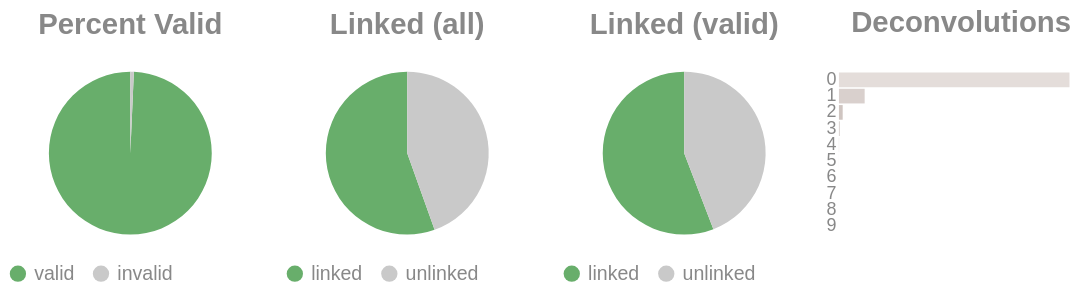

The notebook cell saved with this chart:
### Code cell
if SKIPLR:
    pass
else:
    clash = Counter()
    for i in valids['molecule'].to_list():
        _mol = i.split("-")
        if len(_mol) == 1:
            clash.update('0')
        else:
            clash.update(_mol[-1])

    _d = {"deconvolutions": [], 'count': []}
    for k,v in clash.items():
        _d['deconvolutions'].append(k)
        _d['count'].append(v)

    tot_valid = valids['reads'].sum()
    mask = valids['reads'] >= 2
    n_linked_reads = valids.filter(mask)['reads'].sum()
    if n_linked_reads == 0:
        print_html("No linked molecules (>=2 reads) were detected; skipping linked-only distributions.")
        SKIPLR = True
    else:
        perc_valid = round(tot_valid / n_reads, 4)
        linked_perc_abs = round(n_linked_reads / n_reads, 4)
        linked_perc = round(n_linked_reads / tot_valid, 4)

    _valid = pl.DataFrame({"valids": ['valid', 'invalid'], "count": [tot_valid, n_reads - tot_valid]})
    _linked_abs = pl.DataFrame({"linked (absolute)": ['linked', 'unlinked'], "count": [n_linked_reads, n_reads - n_linked_reads]})
    _linked_rel = pl.DataFrame({"linked (valids)": ['linked', 'unlinked'], "count": [n_linked_reads, tot_valid - n_linked_reads]})

    (
        alt.hconcat(
            piechart(_valid, goodval = 'valid', title = "Percent Valid"),
            piechart(_linked_abs, goodval = "linked", title =  "Linked (all)"),
            piechart(_linked_rel, goodval = "linked", title =  "Linked (valid)"),
            convolutionbar(pl.DataFrame(_d), title = "Deconvolutions"),
            center = True,
            bounds = 'flush'
        )
        .resolve_scale(color='independent')
        .resolve_legend('independent')
        .properties(usermeta={'embedOptions': {"actions": False}})
    ).display()

### Figure 1 — Vega-Lite specification as saved in the notebook (floating-point values rounded to 4 significant figures)
{"width": "container", "height": 400, "config": {"title": {"anchor": "start", "dy": -15, "fontSize": 18, "color": "#888888", "subtitleColor": "#888888", "subtitleFontSize": 14}, "arc": {"fill": "#0072B2"}, "axis": {"domainColor": "#888888", "domainWidth": 0.5, "gridWidth": 0.2, "grid": false, "titleFontWeight": 400, "titleFontSize": 15, "labelFontSize": 11, "labelColor": "#888888", "tickColor": "#888888", "tickWidth": 0.2, "titleColor": "#888888"}, "axisBand": {"grid": false}, "axisX": {"grid": true, "tickSize": 10, "domainCap": "round"}, "axisY": {"domain": false, "grid": true, "tickSize": 0, "domainCap": "round"}, "background": "transparent", "header": {"labelFontSize": 15, "labelColor": "#888888", "titleFontSize": 15, "titleFontWeight": 600, "titleColor": "#888888"}, "legend": {"labelFont": "sans-serif", "labelFontSize": 12, "labelColor": "#888888", "symbolSize": 100, "symbolType": "circle", "titleFontSize": 12, "titlePadding": 10, "titleColor": "#888888", "title": null}, "range": {"category": ["#E69F00", "#56B4E9", "#009E73", "#F0E442", "#0072B2", "#D55E00", "#CC79A7", "#000000"], "diverging": ["#cfe8f3", "#a2d4ec", "#73bfe2", "#46abdb", "#1696d2", "#12719e"]}, "area": {"fill": "#0072B2", "fillOpacity": 0.7, "line": true, "strokeOpacity": 0.7}, "line": {"color": "#0072B2", "stroke": "#0072B2", "strokeWidth": 2}, "trail": {"color": "#0072B2", "stroke": "#0072B2", "strokeWidth": 0, "size": 1}, "point": {"filled": true, "fillOpacity": 1.0, "size": 95}, "text": {"color": "#888888", "fontSize": 11, "align": "right", "fontWeight": 400, "size": 11}, "bar": {"fill": "#0072B2", "stroke": null}, "view": {"stroke": null, "continuousWidth": 660, "continuousHeight": 400}}, "hconcat": [{"data": {"name": "data-65ae3d810bc863b5fc1fd3404fc4b940"}, "mark": {"type": "arc"}, "encoding": {"color": {"field": "valids", "legend": {"orient": "bottom", "title": null}, "scale": {"domain": ["valid", "invalid"], "range": ["#68ae6b", "#C9C9C9"]}, "title": "Valids", "type": "nominal"}, "theta": {"field": "count", "type": "quantitative"}, "tooltip": [{"field": "valids", "title": "Valids", "type": "ordinal"}, {"field": "percent", "format": ".2%", "title": "Percent", "type": "quantitative"}, {"field": "count", "title": "Count", "type": "quantitative"}]}, "height": 100, "title": {"text": "Percent Valid", "align": "center", "anchor": "middle"}, "transform": [{"calculate": "datum.count / 15589566", "as": "percent"}], "width": 150}, {"data": {"name": "data-5a27b6f11c01f26e4b9eeac9c916987d"}, "mark": {"type": "arc"}, "encoding": {"color": {"field": "linked (absolute)", "legend": {"orient": "bottom", "title": null}, "scale": {"domain": ["linked", "unlinked"], "range": ["#68ae6b", "#C9C9C9"]}, "title": "Linked (Absolute)", "type": "nominal"}, "theta": {"field": "count", "type": "quantitative"}, "tooltip": [{"field": "linked (absolute)", "title": "Linked (Absolute)", "type": "ordinal"}, {"field": "percent", "format": ".2%", "title": "Percent", "type": "quantitative"}, {"field": "count", "title": "Count", "type": "quantitative"}]}, "height": 100, "title": {"text": "Linked (all)", "align": "center", "anchor": "middle"}, "transform": [{"calculate": "datum.count / 15589566", "as": "percent"}], "width": 150}, {"data": {"name": "data-67ab8839ef00c28b7e3ace8d9f0ce5a9"}, "mark": {"type": "arc"}, "encoding": {"color": {"field": "linked (valids)", "legend": {"orient": "bottom", "title": null}, "scale": {"domain": ["linked", "unlinked"], "range": ["#68ae6b", "#C9C9C9"]}, "title": "Linked (Valids)", "type": "nominal"}, "theta": {"field": "count", "type": "quantitative"}, "tooltip": [{"field": "linked (valids)", "title": "Linked (Valids)", "type": "ordinal"}, {"field": "percent", "format": ".2%", "title": "Percent", "type": "quantitative"}, {"field": "count", "title": "Count", "type": "quantitative"}]}, "height": 100, "title": {"text": "Linked (valid)", "align": "center", "anchor": "middle"}, "transform": [{"calculate": "datum.count / 15481105", "as": "percent"}], "width": 150}, {"data": {"name": "data-7ab23a5a5eb2d9932f41bd476dbb368f"}, "mark": {"type": "bar"}, "encoding": {"color": {"field": "deconvolutions", "legend": null, "scale": {"scheme": "lightgreyred"}, "type": "nominal"}, "tooltip": [{"field": "deconvolutions", "title": "Deconvolutions", "type": "ordinal"}, {"field": "percent", "format": ".2%", "title": "Percent", "type": "quantitative"}, {"field": "count", "title": "Count", "type": "quantitative"}], "x": {"axis": null, "field": "count", "type": "quantitative"}, "y": {"field": "deconvolutions", "sort": "ascending", "title": null, "type": "nominal"}}, "height": 100, "title": {"text": "Deconvolutions", "align": "center", "anchor": "middle"}, "transform": [{"calculate": "datum.count / 9606143", "as": "percent"}], "width": 150}], "bounds": "flush", "center": true, "resolve": {"legend": {"angle": "independent"}, "scale": {"color": "independent"}}, "usermeta": {"embedOptions": {"actions": false}}, "$schema": "https://vega.github.io/schema/vega-lite/v6.1.0.json", "datasets": {"data-65ae3d810bc863b5fc1fd3404fc4b940": [{"valids": "valid", "count": 15481105}, {"valids": "invalid", "count": 108461}], "data-5a27b6f11c01f26e4b9eeac9c916987d": [{"linked (absolute)": "linked", "count": 8645007}, {"linked (absolute)": "unlinked", "count": 6944559}], "data-67ab8839ef00c28b7e3ace8d9f0ce5a9": [{"linked (valids)": "linked", "count": 8645007}, {"linked (valids)": "unlinked", "count": 6836098}], "data-7ab23a5a5eb2d9932f41bd476dbb368f": [{"deconvolutions": "0", "count": 8492231}, {"deconvolutions": "1", "count": 947475}, {"deconvolutions": "2", "count": 138299}, {"deconvolutions": "3", "count": 22892}, {"deconvolutions": "4", "count": 4149}, {"deconvolutions": "5", "count": 801}, {"deconvolutions": "6", "count": 208}, {"deconvolutions": "7", "count": 64}, {"deconvolutions": "8", "count": 19}, {"deconvolutions": "9", "count": 5}]}}
